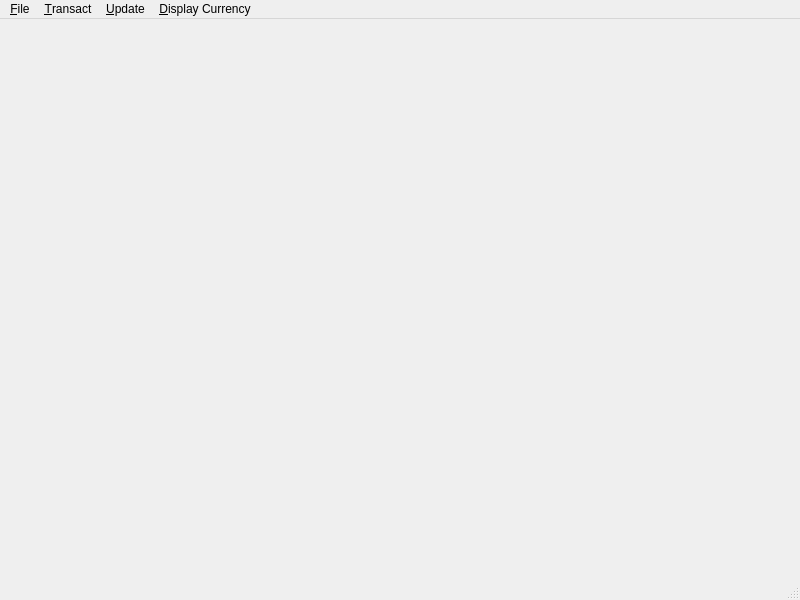
<?xml version="1.0" encoding="UTF-8"?>
<ui version="4.0">
 <class>MainWindow</class>
 <widget class="QMainWindow" name="MainWindow">
  <property name="geometry">
   <rect>
    <x>0</x>
    <y>0</y>
    <width>800</width>
    <height>600</height>
   </rect>
  </property>
  <property name="windowTitle">
   <string>MainWindow</string>
  </property>
  <widget class="QWidget" name="centralwidget"/>
  <widget class="QMenuBar" name="menubar">
   <property name="geometry">
    <rect>
     <x>0</x>
     <y>0</y>
     <width>800</width>
     <height>30</height>
    </rect>
   </property>
   <widget class="QMenu" name="menu_File">
    <property name="title">
     <string>&amp;File</string>
    </property>
    <addaction name="action_New"/>
    <addaction name="action_Open"/>
    <addaction name="action_Save"/>
    <addaction name="actionSave_As"/>
   </widget>
   <widget class="QMenu" name="menu_Transact">
    <property name="title">
     <string>&amp;Transact</string>
    </property>
    <addaction name="action_Buy_New"/>
    <addaction name="action_Re_buy_Existing"/>
    <addaction name="action_Sell"/>
   </widget>
   <widget class="QMenu" name="menu_Update">
    <property name="title">
     <string>&amp;Update</string>
    </property>
    <addaction name="action_Market_Price"/>
    <addaction name="action_Exchange_Rate"/>
   </widget>
   <widget class="QMenu" name="menu_Display_Currency">
    <property name="title">
     <string>&amp;Display Currency</string>
    </property>
    <addaction name="action_HUF"/>
    <addaction name="action_EUR"/>
    <addaction name="action_USD"/>
   </widget>
   <addaction name="menu_File"/>
   <addaction name="menu_Transact"/>
   <addaction name="menu_Update"/>
   <addaction name="menu_Display_Currency"/>
  </widget>
  <widget class="QStatusBar" name="statusbar"/>
  <action name="action_New">
   <property name="text">
    <string>&amp;New</string>
   </property>
  </action>
  <action name="action_Open">
   <property name="text">
    <string>&amp;Open</string>
   </property>
  </action>
  <action name="action_Save">
   <property name="text">
    <string>&amp;Save</string>
   </property>
  </action>
  <action name="actionSave_As">
   <property name="text">
    <string>Save &amp;As</string>
   </property>
  </action>
  <action name="action_Buy_New">
   <property name="text">
    <string>&amp;Buy New</string>
   </property>
  </action>
  <action name="action_Re_buy_Existing">
   <property name="text">
    <string>&amp;Re-buy Existing</string>
   </property>
  </action>
  <action name="action_Sell">
   <property name="text">
    <string>&amp;Sell</string>
   </property>
  </action>
  <action name="action_Market_Price">
   <property name="text">
    <string>&amp;Market Price</string>
   </property>
  </action>
  <action name="action_Exchange_Rate">
   <property name="text">
    <string>&amp;Exchange Rate</string>
   </property>
  </action>
  <action name="action_HUF">
   <property name="checkable">
    <bool>true</bool>
   </property>
   <property name="checked">
    <bool>true</bool>
   </property>
   <property name="text">
    <string>&amp;HUF</string>
   </property>
  </action>
  <action name="action_EUR">
   <property name="checkable">
    <bool>true</bool>
   </property>
   <property name="text">
    <string>&amp;EUR</string>
   </property>
  </action>
  <action name="action_USD">
   <property name="checkable">
    <bool>true</bool>
   </property>
   <property name="text">
    <string>&amp;USD</string>
   </property>
  </action>
 </widget>
 <resources/>
 <connections/>
</ui>
